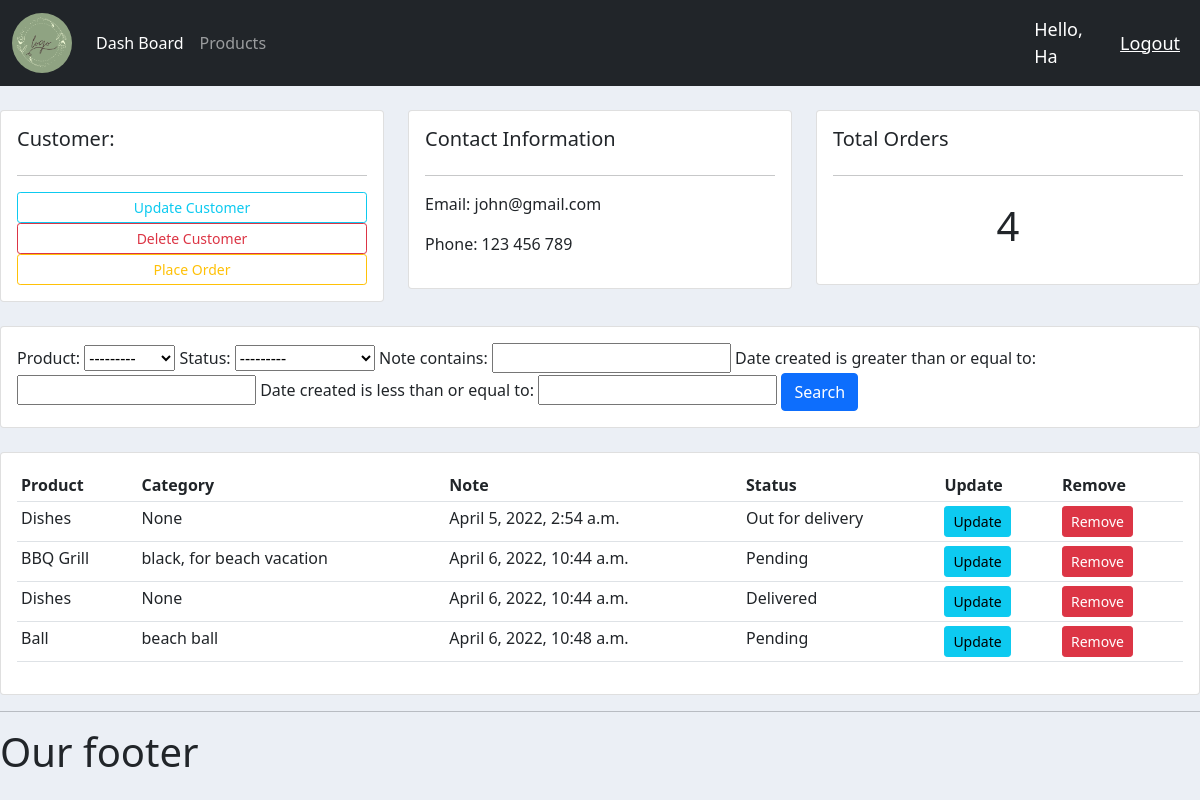
Page /customer/1 (signed in) on the committed database.
### accounts/models.py (models this page shows, shortened)
class Customer(models.Model):
    user = models.OneToOneField(User, null=True, on_delete=models.CASCADE)
    name = models.CharField(max_length=50, null=True)
    phone = models.CharField(max_length=50, null=True)
    email = models.CharField(max_length=50, null=True)
    date_created = models.DateTimeField(auto_now_add=True)

class Order(models.Model):
    STATUS = (
            ('Pending', 'Pending'),
            ('Out for delivery', 'Out for delivery'),
            ('Delivered', 'Delivered'),
    )
    customer = models.ForeignKey(Customer, null=True, on_delete=models.SET_NULL)
    product = models.ForeignKey(Product, null=True, on_delete=models.SET_NULL)
    date_created = models.DateTimeField(auto_now_add=True)
    status = models.CharField(max_length=50, null=True, choices=STATUS)
    note = models.CharField(max_length=100, null=True)

class Product(models.Model):
    CATEGORY = (
            ('Indoor', 'Indoor'),
            ('Out door', 'Out door'),
    )
    name = models.CharField(max_length=50, null=True)
    price = models.FloatField(null=True)
    category = models.CharField(max_length=50, null=True, choices=CATEGORY)
    description = models.CharField(max_length=50, null=True, blank=True)
    date_created = models.DateTimeField(auto_now_add=True)
    tags = models.ManyToManyField(Tag)
    def __str__(self):
        return self.name

### accounts/decorators.py (the view)
        def wrapper_func(request, *args, **kwargs):
            group = None
            if request.user.groups.exists():
                group = request.user.groups.all()[0].name
            if group in allowed_roles:
                return view_func(request,*args, **kwargs)
            else:
                return HttpResponse('You are not authorized to view this page')

### accounts/views.py (called while the page is built)
@login_required(login_url='login')
@allowed_users(allowed_roles=['admin'])
def customer(request, pk_test):
    customer = Customer.objects.get(id=pk_test)
    orders = customer.order_set.all()
    order_count = orders.count()
    myFilter = OrderFilter(request.GET, queryset=orders)
    orders = myFilter.qs
    context = {"customer": customer, "orders": orders, "order_count":order_count,
    'myFilter': myFilter}
    return render(request, 'accounts/customer.html', context)

### accounts/templates/accounts/customer.html (shortened to what this page needs)
{% extends 'accounts/main.html' %}
{% block content %}
    <br>
    <div class="row">
        <div class="col-md">
            <div class="card card-body">
                <h5>Customer:</h5>
                <hr>
                <a class="btn btn-outline-info  btn-sm btn-block" href="">Update Customer</a>
                <a class="btn btn-outline-danger  btn-sm btn-block" href="">Delete Customer</a>
                <a class="btn btn-outline-warning  btn-sm btn-block" href="{% url 'create_order' customer.id %}">Place Order</a>
            </div>
        </div>
        <div class="col-md">
            <div class="card card-body">
                <h5>Contact Information</h5>
                <hr>
                <p>Email: {{customer.email}}</p>
                <p>Phone: {{customer.phone}}</p>
            </div>
        </div>
        <div class="col-md">
            <div class="card card-body">
                <h5>Total Orders</h5>
                <hr>
                <h1 style="text-align: center;padding: 10px">{{order_count}}</h1>
            </div>
        </div>
    </div>
    <br>
    <div class="row">
        <div class="col">
            <div class="card card-body">
                <form method="get">
                    {{ myFilter.form }}
                <button class="btn btn-primary" type="submit">Search</button>
            </form>
            </div>
        </div>
    </div>
    <br>
    <div class="row">
        <div class="col-md">
            <div class="card card-body">
                <table class="table table-sm">
                    <tr>
                        <th>Product</th>
                        <th>Category</th>
                        <th>Note</th>
                        <th>Status</th>
                        <th>Update</th>
                        <th>Remove</th>
                    </tr>
                    {% for order in orders %}
                        <tr>
                            <td>{{order.product}}</td>
                            <td>{{order.note}}</td>
                            <td>{{order.date_created}}</td>
                            <td>{{order.status}}</td>
                            <td><a class="btn btn-sm btn-info" href="{% url 'update_order' order.id %}">Update</a></td>
                            <td><a class="btn btn-sm btn-danger" href="{% url 'delete_order' order.id %}">Remove</a></td>
                        </tr>
                    {% endfor %}
                </table>
            </div>
        </div>
    </div>
{% endblock %}

### accounts/templates/accounts/navbar.html (shortened to what this page needs)
{% load static %}
<nav class="navbar navbar-expand-lg navbar-dark bg-dark">
    <div class="container-fluid">
      <a class="navbar-brand" href="{% url 'home' %}">
        <img src="{% static 'images/logo.png' %}" alt="logo" width="60px" height="60px" style="border-radius: 80%;">
      </a>
      <div class="collapse navbar-collapse" id="navbarNav">
        {% if request.user.is_staff %}
        <ul class="navbar-nav">
          <li class="nav-item">
            <a class="nav-link active" aria-current="page" href="{% url 'home' %}">Dash Board</a>
          </li>
          <li class="nav-item">
            <a class="nav-link" href="{% url 'products' %}">Products</a>
          </li>
        </ul>
        {% endif %}
      </div>
    </div>
    <span class="hello-msg">Hello, {{request.user}}</span>
    <span><a class="hello-msg" href="{% url 'logout' %}">Logout</a></span>
  </nav>

### static/css/main.css (style rules this page uses)
body { background-color: #ebeff5; }

### accounts/templates/accounts/navbar.html (style rules this page uses)
.hello-msg { font-size: 18px; color: #fff; margin-right: 20px; }

### rows in the picture
Customer: email "john@gmail.com", phone "123 456 789"
Order: product "Dishes", note "None", date_created "April 5, 2022, 2:54 a.m.", status "Out for delivery"
Order: product "BBQ Grill", note "black, for beach vacation", date_created "April 6, 2022, 10:44 a.m.", status "Pending"
Order: product "Dishes", note "None", date_created "April 6, 2022, 10:44 a.m.", status "Delivered"
Order: product "Ball", note "beach ball", date_created "April 6, 2022, 10:48 a.m.", status "Pending"

### other values in the picture
{{ request.user }} "Ha"
{{ order_count }} "4"
